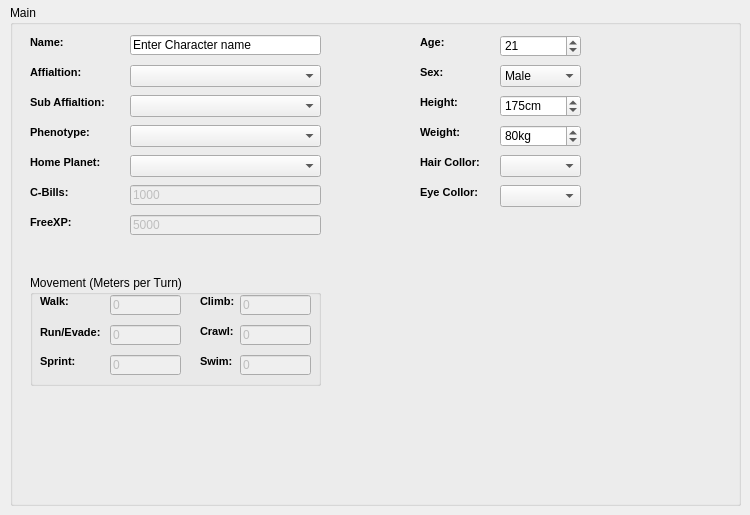
    <widget class="QWidget" name="MainTab">
     <attribute name="title">
      <string>Main</string>
     </attribute>
     <widget class="QGroupBox" name="MainGroupBox">
      <property name="geometry">
       <rect>
        <x>10</x>
        <y>5</y>
        <width>731</width>
        <height>501</height>
       </rect>
      </property>
      <property name="title">
       <string>Main</string>
      </property>
      <widget class="QLineEdit" name="CharNameMain">
       <property name="geometry">
        <rect>
         <x>120</x>
         <y>30</y>
         <width>191</width>
         <height>20</height>
        </rect>
       </property>
       <property name="text">
        <string>Enter Character name</string>
       </property>
      </widget>
      <widget class="QLabel" name="label">
       <property name="geometry">
        <rect>
         <x>20</x>
         <y>30</y>
         <width>101</width>
         <height>16</height>
        </rect>
       </property>
       <property name="text">
        <string>&lt;!DOCTYPE HTML PUBLIC &quot;-//W3C//DTD HTML 4.0//EN&quot; &quot;http://www.w3.org/TR/REC-html40/strict.dtd&quot;&gt;
&lt;html&gt;&lt;head&gt;&lt;meta name=&quot;qrichtext&quot; content=&quot;1&quot; /&gt;&lt;style type=&quot;text/css&quot;&gt;
p, li { white-space: pre-wrap; }
&lt;/style&gt;&lt;/head&gt;&lt;body style=&quot; font-family:'MS Shell Dlg 2'; font-size:8.25pt; font-weight:400; font-style:normal;&quot;&gt;
&lt;p style=&quot; margin-top:0px; margin-bottom:0px; margin-left:0px; margin-right:0px; -qt-block-indent:0; text-indent:0px;&quot;&gt;&lt;span style=&quot; font-size:8pt; font-weight:600;&quot;&gt;Name:&lt;/span&gt;&lt;/p&gt;&lt;/body&gt;&lt;/html&gt;</string>
       </property>
      </widget>
      <widget class="QComboBox" name="AffilationMain">
       <property name="geometry">
        <rect>
         <x>120</x>
         <y>60</y>
         <width>191</width>
         <height>22</height>
        </rect>
       </property>
      </widget>
      <widget class="QComboBox" name="PhenotypeMain">
       <property name="geometry">
        <rect>
         <x>120</x>
         <y>120</y>
         <width>191</width>
         <height>22</height>
        </rect>
       </property>
      </widget>
      <widget class="QLabel" name="label_2">
       <property name="geometry">
        <rect>
         <x>20</x>
         <y>60</y>
         <width>81</width>
         <height>16</height>
        </rect>
       </property>
       <property name="text">
        <string>&lt;!DOCTYPE HTML PUBLIC &quot;-//W3C//DTD HTML 4.0//EN&quot; &quot;http://www.w3.org/TR/REC-html40/strict.dtd&quot;&gt;
&lt;html&gt;&lt;head&gt;&lt;meta name=&quot;qrichtext&quot; content=&quot;1&quot; /&gt;&lt;style type=&quot;text/css&quot;&gt;
p, li { white-space: pre-wrap; }
&lt;/style&gt;&lt;/head&gt;&lt;body style=&quot; font-family:'MS Shell Dlg 2'; font-size:8.25pt; font-weight:400; font-style:normal;&quot;&gt;
&lt;p style=&quot; margin-top:0px; margin-bottom:0px; margin-left:0px; margin-right:0px; -qt-block-indent:0; text-indent:0px;&quot;&gt;&lt;span style=&quot; font-size:8pt; font-weight:600;&quot;&gt;Affialtion:&lt;/span&gt;&lt;/p&gt;&lt;/body&gt;&lt;/html&gt;</string>
       </property>
      </widget>
      <widget class="QLabel" name="label_3">
       <property name="geometry">
        <rect>
         <x>20</x>
         <y>120</y>
         <width>101</width>
         <height>16</height>
        </rect>
       </property>
       <property name="text">
        <string>&lt;!DOCTYPE HTML PUBLIC &quot;-//W3C//DTD HTML 4.0//EN&quot; &quot;http://www.w3.org/TR/REC-html40/strict.dtd&quot;&gt;
&lt;html&gt;&lt;head&gt;&lt;meta name=&quot;qrichtext&quot; content=&quot;1&quot; /&gt;&lt;style type=&quot;text/css&quot;&gt;
p, li { white-space: pre-wrap; }
&lt;/style&gt;&lt;/head&gt;&lt;body style=&quot; font-family:'MS Shell Dlg 2'; font-size:8.25pt; font-weight:400; font-style:normal;&quot;&gt;
&lt;p style=&quot; margin-top:0px; margin-bottom:0px; margin-left:0px; margin-right:0px; -qt-block-indent:0; text-indent:0px;&quot;&gt;&lt;span style=&quot; font-size:8pt; font-weight:600;&quot;&gt;Phenotype:&lt;/span&gt;&lt;/p&gt;&lt;/body&gt;&lt;/html&gt;</string>
       </property>
      </widget>
      <widget class="QComboBox" name="HomePlanetMain">
       <property name="geometry">
        <rect>
         <x>120</x>
         <y>150</y>
         <width>191</width>
         <height>22</height>
        </rect>
       </property>
      </widget>
      <widget class="QLabel" name="label_4">
       <property name="geometry">
        <rect>
         <x>20</x>
         <y>150</y>
         <width>101</width>
         <height>16</height>
        </rect>
       </property>
       <property name="text">
        <string>&lt;!DOCTYPE HTML PUBLIC &quot;-//W3C//DTD HTML 4.0//EN&quot; &quot;http://www.w3.org/TR/REC-html40/strict.dtd&quot;&gt;
&lt;html&gt;&lt;head&gt;&lt;meta name=&quot;qrichtext&quot; content=&quot;1&quot; /&gt;&lt;style type=&quot;text/css&quot;&gt;
p, li { white-space: pre-wrap; }
&lt;/style&gt;&lt;/head&gt;&lt;body style=&quot; font-family:'MS Shell Dlg 2'; font-size:8.25pt; font-weight:400; font-style:normal;&quot;&gt;
&lt;p style=&quot; margin-top:0px; margin-bottom:0px; margin-left:0px; margin-right:0px; -qt-block-indent:0; text-indent:0px;&quot;&gt;&lt;span style=&quot; font-size:8pt; font-weight:600;&quot;&gt;Home Planet:&lt;/span&gt;&lt;/p&gt;&lt;/body&gt;&lt;/html&gt;</string>
       </property>
      </widget>
      <widget class="QSpinBox" name="AgeMain">
       <property name="geometry">
        <rect>
         <x>490</x>
         <y>30</y>
         <width>81</width>
         <height>22</height>
        </rect>
       </property>
       <property name="maximum">
        <number>200</number>
       </property>
       <property name="value">
        <number>21</number>
       </property>
      </widget>
      <widget class="QLabel" name="label_5">
       <property name="geometry">
        <rect>
         <x>410</x>
         <y>30</y>
         <width>101</width>
         <height>16</height>
        </rect>
       </property>
       <property name="text">
        <string>&lt;!DOCTYPE HTML PUBLIC &quot;-//W3C//DTD HTML 4.0//EN&quot; &quot;http://www.w3.org/TR/REC-html40/strict.dtd&quot;&gt;
&lt;html&gt;&lt;head&gt;&lt;meta name=&quot;qrichtext&quot; content=&quot;1&quot; /&gt;&lt;style type=&quot;text/css&quot;&gt;
p, li { white-space: pre-wrap; }
&lt;/style&gt;&lt;/head&gt;&lt;body style=&quot; font-family:'MS Shell Dlg 2'; font-size:8.25pt; font-weight:400; font-style:normal;&quot;&gt;
&lt;p style=&quot; margin-top:0px; margin-bottom:0px; margin-left:0px; margin-right:0px; -qt-block-indent:0; text-indent:0px;&quot;&gt;&lt;span style=&quot; font-size:8pt; font-weight:600;&quot;&gt;Age:&lt;/span&gt;&lt;/p&gt;&lt;/body&gt;&lt;/html&gt;</string>
       </property>
      </widget>
      <widget class="QComboBox" name="SexMain">
       <property name="geometry">
        <rect>
         <x>490</x>
         <y>60</y>
         <width>81</width>
         <height>22</height>
        </rect>
       </property>
       <item>
        <property name="text">
         <string>Male</string>
        </property>
       </item>
       <item>
        <property name="text">
         <string>Female</string>
        </property>
       </item>
      </widget>
      <widget class="QLabel" name="label_6">
       <property name="geometry">
        <rect>
         <x>410</x>
         <y>60</y>
         <width>101</width>
         <height>16</height>
        </rect>
       </property>
       <property name="text">
        <string>&lt;!DOCTYPE HTML PUBLIC &quot;-//W3C//DTD HTML 4.0//EN&quot; &quot;http://www.w3.org/TR/REC-html40/strict.dtd&quot;&gt;
&lt;html&gt;&lt;head&gt;&lt;meta name=&quot;qrichtext&quot; content=&quot;1&quot; /&gt;&lt;style type=&quot;text/css&quot;&gt;
p, li { white-space: pre-wrap; }
&lt;/style&gt;&lt;/head&gt;&lt;body style=&quot; font-family:'MS Shell Dlg 2'; font-size:8.25pt; font-weight:400; font-style:normal;&quot;&gt;
&lt;p style=&quot; margin-top:0px; margin-bottom:0px; margin-left:0px; margin-right:0px; -qt-block-indent:0; text-indent:0px;&quot;&gt;&lt;span style=&quot; font-size:8pt; font-weight:600;&quot;&gt;Sex:&lt;/span&gt;&lt;/p&gt;&lt;/body&gt;&lt;/html&gt;</string>
       </property>
      </widget>
      <widget class="QSpinBox" name="HeightMain">
       <property name="geometry">
        <rect>
         <x>490</x>
         <y>90</y>
         <width>81</width>
         <height>22</height>
        </rect>
       </property>
       <property name="suffix">
        <string>cm</string>
       </property>
       <property name="prefix">
        <string/>
       </property>
       <property name="minimum">
        <number>100</number>
       </property>
       <property name="maximum">
        <number>300</number>
       </property>
       <property name="value">
        <number>175</number>
       </property>
      </widget>
      <widget class="QLabel" name="label_7">
       <property name="geometry">
        <rect>
         <x>410</x>
         <y>90</y>
         <width>101</width>
         <height>16</height>
        </rect>
       </property>
       <property name="text">
        <string>&lt;!DOCTYPE HTML PUBLIC &quot;-//W3C//DTD HTML 4.0//EN&quot; &quot;http://www.w3.org/TR/REC-html40/strict.dtd&quot;&gt;
&lt;html&gt;&lt;head&gt;&lt;meta name=&quot;qrichtext&quot; content=&quot;1&quot; /&gt;&lt;style type=&quot;text/css&quot;&gt;
p, li { white-space: pre-wrap; }
&lt;/style&gt;&lt;/head&gt;&lt;body style=&quot; font-family:'MS Shell Dlg 2'; font-size:8.25pt; font-weight:400; font-style:normal;&quot;&gt;
&lt;p style=&quot; margin-top:0px; margin-bottom:0px; margin-left:0px; margin-right:0px; -qt-block-indent:0; text-indent:0px;&quot;&gt;&lt;span style=&quot; font-size:8pt; font-weight:600;&quot;&gt;Height:&lt;/span&gt;&lt;/p&gt;&lt;/body&gt;&lt;/html&gt;</string>
       </property>
      </widget>
      <widget class="QSpinBox" name="WeightMain">
       <property name="geometry">
        <rect>
         <x>490</x>
         <y>120</y>
         <width>81</width>
         <height>22</height>
        </rect>
       </property>
       <property name="suffix">
        <string>kg</string>
       </property>
       <property name="prefix">
        <string/>
       </property>
       <property name="minimum">
        <number>20</number>
       </property>
       <property name="maximum">
        <number>200</number>
       </property>
       <property name="value">
        <number>80</number>
       </property>
      </widget>
      <widget class="QLabel" name="label_8">
       <property name="geometry">
        <rect>
         <x>410</x>
         <y>120</y>
         <width>101</width>
         <height>16</height>
        </rect>
       </property>
       <property name="text">
        <string>&lt;!DOCTYPE HTML PUBLIC &quot;-//W3C//DTD HTML 4.0//EN&quot; &quot;http://www.w3.org/TR/REC-html40/strict.dtd&quot;&gt;
&lt;html&gt;&lt;head&gt;&lt;meta name=&quot;qrichtext&quot; content=&quot;1&quot; /&gt;&lt;style type=&quot;text/css&quot;&gt;
p, li { white-space: pre-wrap; }
&lt;/style&gt;&lt;/head&gt;&lt;body style=&quot; font-family:'MS Shell Dlg 2'; font-size:8.25pt; font-weight:400; font-style:normal;&quot;&gt;
&lt;p style=&quot; margin-top:0px; margin-bottom:0px; margin-left:0px; margin-right:0px; -qt-block-indent:0; text-indent:0px;&quot;&gt;&lt;span style=&quot; font-size:8pt; font-weight:600;&quot;&gt;Weight:&lt;/span&gt;&lt;/p&gt;&lt;/body&gt;&lt;/html&gt;</string>
       </property>
      </widget>
      <widget class="QComboBox" name="HairColorMain">
       <property name="geometry">
        <rect>
         <x>490</x>
         <y>150</y>
         <width>81</width>
         <height>22</height>
        </rect>
       </property>
      </widget>
      <widget class="QLabel" name="label_9">
       <property name="geometry">
        <rect>
         <x>410</x>
         <y>150</y>
         <width>101</width>
         <height>16</height>
        </rect>
       </property>
       <property name="text">
        <string>&lt;!DOCTYPE HTML PUBLIC &quot;-//W3C//DTD HTML 4.0//EN&quot; &quot;http://www.w3.org/TR/REC-html40/strict.dtd&quot;&gt;
&lt;html&gt;&lt;head&gt;&lt;meta name=&quot;qrichtext&quot; content=&quot;1&quot; /&gt;&lt;style type=&quot;text/css&quot;&gt;
p, li { white-space: pre-wrap; }
&lt;/style&gt;&lt;/head&gt;&lt;body style=&quot; font-family:'MS Shell Dlg 2'; font-size:8.25pt; font-weight:400; font-style:normal;&quot;&gt;
&lt;p style=&quot; margin-top:0px; margin-bottom:0px; margin-left:0px; margin-right:0px; -qt-block-indent:0; text-indent:0px;&quot;&gt;&lt;span style=&quot; font-size:8pt; font-weight:600;&quot;&gt;Hair Collor:&lt;/span&gt;&lt;/p&gt;&lt;/body&gt;&lt;/html&gt;</string>
       </property>
      </widget>
      <widget class="QLabel" name="label_10">
       <property name="geometry">
        <rect>
         <x>410</x>
         <y>180</y>
         <width>101</width>
         <height>16</height>
        </rect>
       </property>
       <property name="text">
        <string>&lt;!DOCTYPE HTML PUBLIC &quot;-//W3C//DTD HTML 4.0//EN&quot; &quot;http://www.w3.org/TR/REC-html40/strict.dtd&quot;&gt;
&lt;html&gt;&lt;head&gt;&lt;meta name=&quot;qrichtext&quot; content=&quot;1&quot; /&gt;&lt;style type=&quot;text/css&quot;&gt;
p, li { white-space: pre-wrap; }
&lt;/style&gt;&lt;/head&gt;&lt;body style=&quot; font-family:'MS Shell Dlg 2'; font-size:8.25pt; font-weight:400; font-style:normal;&quot;&gt;
&lt;p style=&quot; margin-top:0px; margin-bottom:0px; margin-left:0px; margin-right:0px; -qt-block-indent:0; text-indent:0px;&quot;&gt;&lt;span style=&quot; font-size:8pt; font-weight:600;&quot;&gt;Eye Collor:&lt;/span&gt;&lt;/p&gt;&lt;/body&gt;&lt;/html&gt;</string>
       </property>
      </widget>
      <widget class="QComboBox" name="EyeColorMain">
       <property name="geometry">
        <rect>
         <x>490</x>
         <y>180</y>
         <width>81</width>
         <height>22</height>
        </rect>
       </property>
      </widget>
      <widget class="QLineEdit" name="CBillsMain">
       <property name="enabled">
        <bool>false</bool>
       </property>
       <property name="geometry">
        <rect>
         <x>120</x>
         <y>180</y>
         <width>191</width>
         <height>20</height>
        </rect>
       </property>
       <property name="text">
        <string>1000</string>
       </property>
       <property name="frame">
        <bool>true</bool>
       </property>
       <property name="readOnly">
        <bool>true</bool>
       </property>
      </widget>
      <widget class="QLabel" name="label_11">
       <property name="geometry">
        <rect>
         <x>20</x>
         <y>180</y>
         <width>101</width>
         <height>16</height>
        </rect>
       </property>
       <property name="text">
        <string>&lt;!DOCTYPE HTML PUBLIC &quot;-//W3C//DTD HTML 4.0//EN&quot; &quot;http://www.w3.org/TR/REC-html40/strict.dtd&quot;&gt;
&lt;html&gt;&lt;head&gt;&lt;meta name=&quot;qrichtext&quot; content=&quot;1&quot; /&gt;&lt;style type=&quot;text/css&quot;&gt;
p, li { white-space: pre-wrap; }
&lt;/style&gt;&lt;/head&gt;&lt;body style=&quot; font-family:'MS Shell Dlg 2'; font-size:8.25pt; font-weight:400; font-style:normal;&quot;&gt;
&lt;p style=&quot; margin-top:0px; margin-bottom:0px; margin-left:0px; margin-right:0px; -qt-block-indent:0; text-indent:0px;&quot;&gt;&lt;span style=&quot; font-size:8pt; font-weight:600;&quot;&gt;C-Bills:&lt;/span&gt;&lt;/p&gt;&lt;/body&gt;&lt;/html&gt;</string>
       </property>
      </widget>
      <widget class="QGroupBox" name="groupBox">
       <property name="geometry">
        <rect>
         <x>20</x>
         <y>270</y>
         <width>291</width>
         <height>111</height>
        </rect>
       </property>
       <property name="title">
        <string>Movement (Meters per Turn)</string>
       </property>
       <widget class="QLabel" name="label_12">
        <property name="geometry">
         <rect>
          <x>10</x>
          <y>20</y>
          <width>46</width>
          <height>13</height>
         </rect>
        </property>
        <property name="text">
         <string>&lt;!DOCTYPE HTML PUBLIC &quot;-//W3C//DTD HTML 4.0//EN&quot; &quot;http://www.w3.org/TR/REC-html40/strict.dtd&quot;&gt;
&lt;html&gt;&lt;head&gt;&lt;meta name=&quot;qrichtext&quot; content=&quot;1&quot; /&gt;&lt;style type=&quot;text/css&quot;&gt;
p, li { white-space: pre-wrap; }
&lt;/style&gt;&lt;/head&gt;&lt;body style=&quot; font-family:'MS Shell Dlg 2'; font-size:8.25pt; font-weight:400; font-style:normal;&quot;&gt;
&lt;p style=&quot; margin-top:0px; margin-bottom:0px; margin-left:0px; margin-right:0px; -qt-block-indent:0; text-indent:0px;&quot;&gt;&lt;span style=&quot; font-size:8pt; font-weight:600;&quot;&gt;Walk:&lt;/span&gt;&lt;/p&gt;&lt;/body&gt;&lt;/html&gt;</string>
        </property>
       </widget>
       <widget class="QLabel" name="label_13">
        <property name="geometry">
         <rect>
          <x>10</x>
          <y>50</y>
          <width>71</width>
          <height>16</height>
         </rect>
        </property>
        <property name="text">
         <string>&lt;!DOCTYPE HTML PUBLIC &quot;-//W3C//DTD HTML 4.0//EN&quot; &quot;http://www.w3.org/TR/REC-html40/strict.dtd&quot;&gt;
&lt;html&gt;&lt;head&gt;&lt;meta name=&quot;qrichtext&quot; content=&quot;1&quot; /&gt;&lt;style type=&quot;text/css&quot;&gt;
p, li { white-space: pre-wrap; }
&lt;/style&gt;&lt;/head&gt;&lt;body style=&quot; font-family:'MS Shell Dlg 2'; font-size:8.25pt; font-weight:400; font-style:normal;&quot;&gt;
&lt;p style=&quot; margin-top:0px; margin-bottom:0px; margin-left:0px; margin-right:0px; -qt-block-indent:0; text-indent:0px;&quot;&gt;&lt;span style=&quot; font-size:8pt; font-weight:600;&quot;&gt;Run/Evade:&lt;/span&gt;&lt;/p&gt;&lt;/body&gt;&lt;/html&gt;</string>
        </property>
       </widget>
       <widget class="QLabel" name="label_14">
        <property name="geometry">
         <rect>
          <x>10</x>
          <y>80</y>
          <width>46</width>
          <height>13</height>
         </rect>
        </property>
        <property name="text">
         <string>&lt;!DOCTYPE HTML PUBLIC &quot;-//W3C//DTD HTML 4.0//EN&quot; &quot;http://www.w3.org/TR/REC-html40/strict.dtd&quot;&gt;
&lt;html&gt;&lt;head&gt;&lt;meta name=&quot;qrichtext&quot; content=&quot;1&quot; /&gt;&lt;style type=&quot;text/css&quot;&gt;
p, li { white-space: pre-wrap; }
&lt;/style&gt;&lt;/head&gt;&lt;body style=&quot; font-family:'MS Shell Dlg 2'; font-size:8.25pt; font-weight:400; font-style:normal;&quot;&gt;
&lt;p style=&quot; margin-top:0px; margin-bottom:0px; margin-left:0px; margin-right:0px; -qt-block-indent:0; text-indent:0px;&quot;&gt;&lt;span style=&quot; font-size:8pt; font-weight:600;&quot;&gt;Sprint:&lt;/span&gt;&lt;/p&gt;&lt;/body&gt;&lt;/html&gt;</string>
        </property>
       </widget>
       <widget class="QLineEdit" name="WalkMain">
        <property name="enabled">
         <bool>false</bool>
        </property>
        <property name="geometry">
         <rect>
          <x>80</x>
          <y>20</y>
          <width>71</width>
          <height>20</height>
         </rect>
        </property>
        <property name="text">
         <string>0</string>
        </property>
        <property name="readOnly">
         <bool>true</bool>
        </property>
       </widget>
       <widget class="QLineEdit" name="RunEvadeMain">
        <property name="enabled">
         <bool>false</bool>
        </property>
        <property name="geometry">
         <rect>
          <x>80</x>
          <y>50</y>
          <width>71</width>
          <height>20</height>
         </rect>
        </property>
        <property name="text">
         <string>0</string>
        </property>
        <property name="readOnly">
         <bool>true</bool>
        </property>
       </widget>
       <widget class="QLineEdit" name="SprintMain">
        <property name="enabled">
         <bool>false</bool>
        </property>
        <property name="geometry">
         <rect>
          <x>80</x>
          <y>80</y>
          <width>71</width>
          <height>20</height>
         </rect>
        </property>
        <property name="text">
         <string>0</string>
        </property>
        <property name="readOnly">
         <bool>true</bool>
        </property>
       </widget>
       <widget class="QLineEdit" name="ClimbMain">
        <property name="enabled">
         <bool>false</bool>
        </property>
        <property name="geometry">
         <rect>
          <x>210</x>
          <y>20</y>
          <width>71</width>
          <height>20</height>
         </rect>
        </property>
        <property name="text">
         <string>0</string>
        </property>
        <property name="readOnly">
         <bool>true</bool>
        </property>
       </widget>
       <widget class="QLineEdit" name="CrawlMain">
        <property name="enabled">
         <bool>false</bool>
        </property>
        <property name="geometry">
         <rect>
          <x>210</x>
          <y>50</y>
          <width>71</width>
          <height>20</height>
         </rect>
        </property>
        <property name="text">
         <string>0</string>
        </property>
        <property name="readOnly">
         <bool>true</bool>
        </property>
       </widget>
       <widget class="QLineEdit" name="SwimMain">
        <property name="enabled">
         <bool>false</bool>
        </property>
        <property name="geometry">
         <rect>
          <x>210</x>
          <y>80</y>
          <width>71</width>
          <height>20</height>
         </rect>
        </property>
        <property name="text">
         <string>0</string>
        </property>
        <property name="readOnly">
         <bool>true</bool>
        </property>
       </widget>
       <widget class="QLabel" name="label_15">
        <property name="geometry">
         <rect>
          <x>170</x>
          <y>20</y>
          <width>46</width>
          <height>13</height>
         </rect>
        </property>
        <property name="text">
         <string>&lt;!DOCTYPE HTML PUBLIC &quot;-//W3C//DTD HTML 4.0//EN&quot; &quot;http://www.w3.org/TR/REC-html40/strict.dtd&quot;&gt;
&lt;html&gt;&lt;head&gt;&lt;meta name=&quot;qrichtext&quot; content=&quot;1&quot; /&gt;&lt;style type=&quot;text/css&quot;&gt;
p, li { white-space: pre-wrap; }
&lt;/style&gt;&lt;/head&gt;&lt;body style=&quot; font-family:'MS Shell Dlg 2'; font-size:8.25pt; font-weight:400; font-style:normal;&quot;&gt;
&lt;p style=&quot; margin-top:0px; margin-bottom:0px; margin-left:0px; margin-right:0px; -qt-block-indent:0; text-indent:0px;&quot;&gt;&lt;span style=&quot; font-size:8pt; font-weight:600;&quot;&gt;Climb:&lt;/span&gt;&lt;/p&gt;&lt;/body&gt;&lt;/html&gt;</string>
        </property>
       </widget>
       <widget class="QLabel" name="label_16">
        <property name="geometry">
         <rect>
          <x>170</x>
          <y>50</y>
          <width>46</width>
          <height>13</height>
         </rect>
        </property>
        <property name="text">
         <string>&lt;!DOCTYPE HTML PUBLIC &quot;-//W3C//DTD HTML 4.0//EN&quot; &quot;http://www.w3.org/TR/REC-html40/strict.dtd&quot;&gt;
&lt;html&gt;&lt;head&gt;&lt;meta name=&quot;qrichtext&quot; content=&quot;1&quot; /&gt;&lt;style type=&quot;text/css&quot;&gt;
p, li { white-space: pre-wrap; }
&lt;/style&gt;&lt;/head&gt;&lt;body style=&quot; font-family:'MS Shell Dlg 2'; font-size:8.25pt; font-weight:400; font-style:normal;&quot;&gt;
&lt;p style=&quot; margin-top:0px; margin-bottom:0px; margin-left:0px; margin-right:0px; -qt-block-indent:0; text-indent:0px;&quot;&gt;&lt;span style=&quot; font-size:8pt; font-weight:600;&quot;&gt;Crawl:&lt;/span&gt;&lt;/p&gt;&lt;/body&gt;&lt;/html&gt;</string>
        </property>
       </widget>
       <widget class="QLabel" name="label_17">
        <property name="geometry">
         <rect>
          <x>170</x>
          <y>80</y>
          <width>46</width>
          <height>13</height>
         </rect>
        </property>
        <property name="text">
         <string>&lt;!DOCTYPE HTML PUBLIC &quot;-//W3C//DTD HTML 4.0//EN&quot; &quot;http://www.w3.org/TR/REC-html40/strict.dtd&quot;&gt;
&lt;html&gt;&lt;head&gt;&lt;meta name=&quot;qrichtext&quot; content=&quot;1&quot; /&gt;&lt;style type=&quot;text/css&quot;&gt;
p, li { white-space: pre-wrap; }
&lt;/style&gt;&lt;/head&gt;&lt;body style=&quot; font-family:'MS Shell Dlg 2'; font-size:8.25pt; font-weight:400; font-style:normal;&quot;&gt;
&lt;p style=&quot; margin-top:0px; margin-bottom:0px; margin-left:0px; margin-right:0px; -qt-block-indent:0; text-indent:0px;&quot;&gt;&lt;span style=&quot; font-size:8pt; font-weight:600;&quot;&gt;Swim:&lt;/span&gt;&lt;/p&gt;&lt;/body&gt;&lt;/html&gt;</string>
        </property>
       </widget>
      </widget>
      <widget class="QLineEdit" name="FreeXPMain">
       <property name="enabled">
        <bool>false</bool>
       </property>
       <property name="geometry">
        <rect>
         <x>120</x>
         <y>210</y>
         <width>191</width>
         <height>20</height>
        </rect>
       </property>
       <property name="text">
        <string>5000</string>
       </property>
       <property name="frame">
        <bool>true</bool>
       </property>
       <property name="readOnly">
        <bool>true</bool>
       </property>
      </widget>
      <widget class="QLabel" name="label_18">
       <property name="geometry">
        <rect>
         <x>20</x>
         <y>210</y>
         <width>101</width>
         <height>16</height>
        </rect>
       </property>
       <property name="text">
        <string>&lt;!DOCTYPE HTML PUBLIC &quot;-//W3C//DTD HTML 4.0//EN&quot; &quot;http://www.w3.org/TR/REC-html40/strict.dtd&quot;&gt;
&lt;html&gt;&lt;head&gt;&lt;meta name=&quot;qrichtext&quot; content=&quot;1&quot; /&gt;&lt;style type=&quot;text/css&quot;&gt;
p, li { white-space: pre-wrap; }
&lt;/style&gt;&lt;/head&gt;&lt;body style=&quot; font-family:'MS Shell Dlg 2'; font-size:8.25pt; font-weight:400; font-style:normal;&quot;&gt;
&lt;p style=&quot; margin-top:0px; margin-bottom:0px; margin-left:0px; margin-right:0px; -qt-block-indent:0; text-indent:0px;&quot;&gt;&lt;span style=&quot; font-size:8pt; font-weight:600;&quot;&gt;FreeXP:&lt;/span&gt;&lt;/p&gt;&lt;/body&gt;&lt;/html&gt;</string>
       </property>
      </widget>
      <widget class="QComboBox" name="SubAffilationMain">
       <property name="geometry">
        <rect>
         <x>120</x>
         <y>90</y>
         <width>191</width>
         <height>22</height>
        </rect>
       </property>
      </widget>
      <widget class="QLabel" name="label_37">
       <property name="geometry">
        <rect>
         <x>20</x>
         <y>90</y>
         <width>81</width>
         <height>16</height>
        </rect>
       </property>
       <property name="text">
        <string>&lt;!DOCTYPE HTML PUBLIC &quot;-//W3C//DTD HTML 4.0//EN&quot; &quot;http://www.w3.org/TR/REC-html40/strict.dtd&quot;&gt;
&lt;html&gt;&lt;head&gt;&lt;meta name=&quot;qrichtext&quot; content=&quot;1&quot; /&gt;&lt;style type=&quot;text/css&quot;&gt;
p, li { white-space: pre-wrap; }
&lt;/style&gt;&lt;/head&gt;&lt;body style=&quot; font-family:'MS Shell Dlg 2'; font-size:8.25pt; font-weight:400; font-style:normal;&quot;&gt;
&lt;p style=&quot; margin-top:0px; margin-bottom:0px; margin-left:0px; margin-right:0px; -qt-block-indent:0; text-indent:0px;&quot;&gt;&lt;span style=&quot; font-size:8pt; font-weight:600;&quot;&gt;Sub Affialtion:&lt;/span&gt;&lt;/p&gt;&lt;/body&gt;&lt;/html&gt;</string>
       </property>
      </widget>
     </widget>
    </widget>
